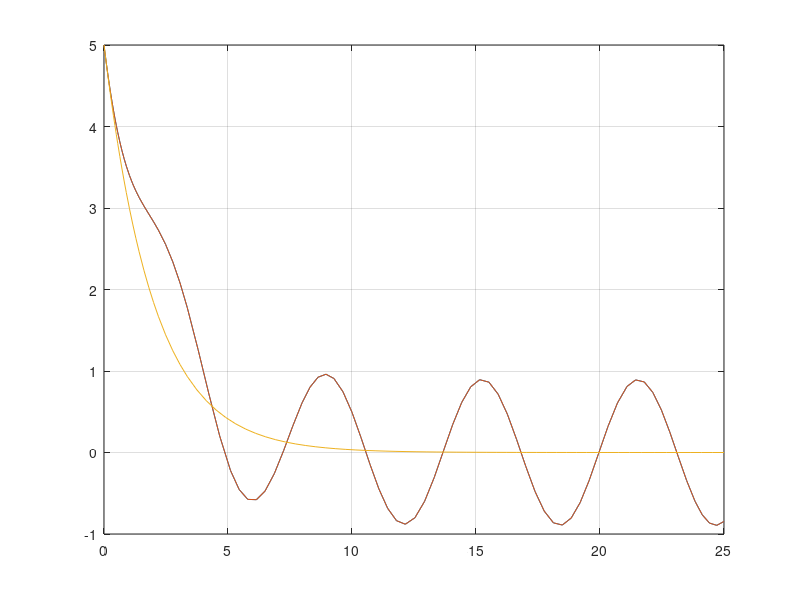

Here is the MATLAB script that generated this plot: (Note: this script raises an error after producing the figure.)
% ECEN 2310 HWK9: Matt Hartnett

% Exercise 1:
R = 100;
C = .02;
q0 = 5;
a = 1;
w = 1;

V = @(t) a*sin(w*t);

dq1 = @(t, q) -1/(R*C)*q + V(t);

t1 = 25;
[t,q] = ode45(dq1, [0 t1], q0);
plot(t,q)
grid on
hold on

dq2 = @(q, V) -1/(R*C)*q + V;
[t,q] = ode45(@(t,q) dq2(q, V(t)), [0 t1], q0);
plot(t,q) % Since the curves are the same, the method is valid

dq3 = @(q) -1/(R*C)*q;
[t,q] = ode45(@(t,q) dq3(q), [0 t1], q0);
plot(t,q)

dq = dq4(q, R, C);
[t,q] = ode45(@(t,q) dq(q), [0 t1], q0);
plot(t,q)
legend('dq1', 'dq2', 'dq3', 'dq4')

% Exercise 2:
x0 = [1;1;1];
dx = Lorentz(x, a, b, c);
disp(dx)
figure
for i = 1:5
    delx = ((-10^(-3)):(10^(-3)):(10^(-3)))';
    disp(x0)
   [t, x] = ode45(@(t,x) dx(x,10,28,8/3), [0,50], x0);
   x0 = x0 + delx;
   plot3(x(:,1), x(:,2), x(:,3))
   p = plot3(x(end, 1), x(end, 2), x(end, 3), 'k*')
   p.LineWidth = 2;
   hold on
end


% Exercise 3:
g = 9.81;
m = 30;
L = 2.5;
mu = 7;
th = linspace(-pi, pi, 101);
dth = linspace(-2*sqrt(g/L), 2*sqrt(g/L), 101);
[TH, DTH] = meshgrid(th, dth);
E = m*g*L*(1-cos(TH)) + 1/2 * m*L^2*DTH.^2;
figure
contour(TH, DTH, E, 20);
hold on
[c,h] = contour (TH, DTH, E, [2*m*g*L 2*m*g*L], 'k--');
xmin = min(abs(c(1,:)));
ymin = min(abs(c(2,:)));
plot(xmin,ymin, 'k*')
legend('Energy Contours', 'E = 2gmL', 'min')
set(0,'DefaultLegendAutoUpdate','off')

options = odeset('RelTol', 1e-3)
[t,x] = ode45(pendulum(x,u,m,g,L,mu), [0, 60], [.99*pi, 0], options);
plot(x(:,1), x(:,2))
comet(x(:,1), x(:,2), .99)

% Resolving the ODE:
[t,x] = ode45(pendulum1(x,u,m,g,L,mu), [0, 60], [x(end,1), x(end,2)], options);


% Function for exercise 1, part g
function dq = dq4(q, R, C)
    dq = @(q) -q/(R*C);
end
% Function for exercise 2, part a
function dx = Lorentz(x, a, b, c)
    dx = @(x,a,b,c) [a * (x(2) -x(1)); x(1)*(b-x(3))-x(2); x(1)*x(2)-c*x(3)];
end
% Function for exercise 3, part e
function dx = pendulum(x,u,m,g,L,mu)
    dx = @(t, x) [x(2); -g/L*sin(x(1))-mu/m*abs(x(2)).*x(2)]
end
% Function for exercise 3, part h (includes a forcing function)
function dx = pendulum1(x,u,m,g,L,mu)
    dx = @(t, x) [x(2); -g/L*sin(x(1)) - mu/m*abs(x(2)).*x(2) + (1/(m*L^2))*sin(t*sqrt(g/L))]
end